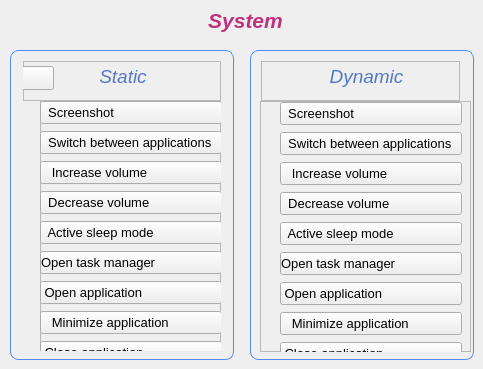
               <widget class="QWidget" name="Application_Gestures_Page3">
                <property name="styleSheet">
                 <string notr="true"/>
                </property>
                <widget class="QWidget" name="Applications_Page3_Left_Widget" native="true">
                 <property name="geometry">
                  <rect>
                   <x>10</x>
                   <y>50</y>
                   <width>224</width>
                   <height>310</height>
                  </rect>
                 </property>
                 <property name="styleSheet">
                  <string notr="true">#Applications_Page3_Left_Widget
{

border: 1px solid #568AF2;
    border-radius: 8px; 
}</string>
                 </property>
                 <widget class="QFrame" name="frame_15">
                  <property name="geometry">
                   <rect>
                    <x>13</x>
                    <y>11</y>
                    <width>198</width>
                    <height>40</height>
                   </rect>
                  </property>
                  <property name="maximumSize">
                   <size>
                    <width>16777215</width>
                    <height>40</height>
                   </size>
                  </property>
                  <property name="styleSheet">
                   <string notr="true"/>
                  </property>
                  <property name="frameShape">
                   <enum>QFrame::StyledPanel</enum>
                  </property>
                  <property name="frameShadow">
                   <enum>QFrame::Raised</enum>
                  </property>
                  <widget class="QLabel" name="label_15">
                   <property name="geometry">
                    <rect>
                     <x>40</x>
                     <y>0</y>
                     <width>120</width>
                     <height>31</height>
                    </rect>
                   </property>
                   <property name="font">
                    <font>
                     <pointsize>14</pointsize>
                     <italic>true</italic>
                     <bold>false</bold>
                    </font>
                   </property>
                   <property name="styleSheet">
                    <string notr="true">color:#5479C4;</string>
                   </property>
                   <property name="text">
                    <string>Static</string>
                   </property>
                   <property name="alignment">
                    <set>Qt::AlignCenter</set>
                   </property>
                  </widget>
                  <widget class="QPushButton" name="BackButton3">
                   <property name="geometry">
                    <rect>
                     <x>-10</x>
                     <y>5</y>
                     <width>41</width>
                     <height>24</height>
                    </rect>
                   </property>
                   <property name="text">
                    <string/>
                   </property>
                   <property name="icon">
                    <iconset resource="Resources.qrc">
                     <normaloff>:/icons/Icons2/arrow-left.svg</normaloff>:/icons/Icons2/arrow-left.svg</iconset>
                   </property>
                   <property name="checkable">
                    <bool>true</bool>
                   </property>
                  </widget>
                 </widget>
                 <widget class="QFrame" name="frame_16">
                  <property name="geometry">
                   <rect>
                    <x>30</x>
                    <y>50</y>
                    <width>181</width>
                    <height>251</height>
                   </rect>
                  </property>
                  <property name="styleSheet">
                   <string notr="true">text-align:left;

</string>
                  </property>
                  <property name="frameShape">
                   <enum>QFrame::StyledPanel</enum>
                  </property>
                  <property name="frameShadow">
                   <enum>QFrame::Raised</enum>
                  </property>
                  <widget class="QWidget" name="layoutWidget">
                   <property name="geometry">
                    <rect>
                     <x>0</x>
                     <y>0</y>
                     <width>182</width>
                     <height>270</height>
                    </rect>
                   </property>
                   <layout class="QVBoxLayout" name="verticalLayout_8">
                    <item>
                     <widget class="QPushButton" name="pushButton_33">
                      <property name="sizePolicy">
                       <sizepolicy hsizetype="Minimum" vsizetype="Fixed">
                        <horstretch>1</horstretch>
                        <verstretch>0</verstretch>
                       </sizepolicy>
                      </property>
                      <property name="minimumSize">
                       <size>
                        <width>180</width>
                        <height>0</height>
                       </size>
                      </property>
                      <property name="font">
                       <font>
                        <pointsize>10</pointsize>
                       </font>
                      </property>
                      <property name="text">
                       <string>  Screenshot</string>
                      </property>
                      <property name="icon">
                       <iconset resource="Resources.qrc">
                        <normaloff>:/Gestures/Icons2/10 hand gestures editted/5.1.png</normaloff>:/Gestures/Icons2/10 hand gestures editted/5.1.png</iconset>
                      </property>
                      <property name="iconSize">
                       <size>
                        <width>25</width>
                        <height>25</height>
                       </size>
                      </property>
                     </widget>
                    </item>
                    <item>
                     <widget class="QPushButton" name="pushButton_34">
                      <property name="minimumSize">
                       <size>
                        <width>180</width>
                        <height>0</height>
                       </size>
                      </property>
                      <property name="font">
                       <font>
                        <pointsize>10</pointsize>
                       </font>
                      </property>
                      <property name="text">
                       <string>  Switch between applications</string>
                      </property>
                      <property name="icon">
                       <iconset resource="Resources.qrc">
                        <normaloff>:/Gestures/Icons2/10 hand gestures editted/3.png</normaloff>:/Gestures/Icons2/10 hand gestures editted/3.png</iconset>
                      </property>
                      <property name="iconSize">
                       <size>
                        <width>20</width>
                        <height>20</height>
                       </size>
                      </property>
                     </widget>
                    </item>
                    <item>
                     <widget class="QPushButton" name="pushButton_35">
                      <property name="minimumSize">
                       <size>
                        <width>180</width>
                        <height>0</height>
                       </size>
                      </property>
                      <property name="font">
                       <font>
                        <pointsize>10</pointsize>
                       </font>
                      </property>
                      <property name="text">
                       <string>   Increase volume</string>
                      </property>
                      <property name="icon">
                       <iconset resource="Resources.qrc">
                        <normaloff>:/Gestures/Icons2/10 hand gestures editted/4.png</normaloff>:/Gestures/Icons2/10 hand gestures editted/4.png</iconset>
                      </property>
                      <property name="iconSize">
                       <size>
                        <width>25</width>
                        <height>25</height>
                       </size>
                      </property>
                     </widget>
                    </item>
                    <item>
                     <widget class="QPushButton" name="pushButton_36">
                      <property name="minimumSize">
                       <size>
                        <width>180</width>
                        <height>0</height>
                       </size>
                      </property>
                      <property name="font">
                       <font>
                        <pointsize>10</pointsize>
                       </font>
                      </property>
                      <property name="text">
                       <string>  Decrease volume</string>
                      </property>
                      <property name="icon">
                       <iconset resource="Resources.qrc">
                        <normaloff>:/Gestures/Icons2/10 hand gestures editted/0.png</normaloff>:/Gestures/Icons2/10 hand gestures editted/0.png</iconset>
                      </property>
                      <property name="iconSize">
                       <size>
                        <width>25</width>
                        <height>25</height>
                       </size>
                      </property>
                     </widget>
                    </item>
                    <item>
                     <widget class="QPushButton" name="pushButton_37">
                      <property name="minimumSize">
                       <size>
                        <width>180</width>
                        <height>0</height>
                       </size>
                      </property>
                      <property name="font">
                       <font>
                        <pointsize>10</pointsize>
                       </font>
                      </property>
                      <property name="text">
                       <string>  Active sleep mode</string>
                      </property>
                      <property name="icon">
                       <iconset resource="Resources.qrc">
                        <normaloff>:/Gestures/Icons2/10 hand gestures editted/2.png</normaloff>:/Gestures/Icons2/10 hand gestures editted/2.png</iconset>
                      </property>
                      <property name="iconSize">
                       <size>
                        <width>25</width>
                        <height>25</height>
                       </size>
                      </property>
                     </widget>
                    </item>
                    <item>
                     <widget class="QPushButton" name="pushButton_38">
                      <property name="minimumSize">
                       <size>
                        <width>180</width>
                        <height>0</height>
                       </size>
                      </property>
                      <property name="font">
                       <font>
                        <pointsize>10</pointsize>
                       </font>
                      </property>
                      <property name="text">
                       <string>Open task manager</string>
                      </property>
                      <property name="icon">
                       <iconset resource="Resources.qrc">
                        <normaloff>:/Gestures/Icons2/10 hand gestures editted/6.png</normaloff>:/Gestures/Icons2/10 hand gestures editted/6.png</iconset>
                      </property>
                      <property name="iconSize">
                       <size>
                        <width>25</width>
                        <height>25</height>
                       </size>
                      </property>
                     </widget>
                    </item>
                    <item>
                     <widget class="QPushButton" name="pushButton_39">
                      <property name="minimumSize">
                       <size>
                        <width>180</width>
                        <height>0</height>
                       </size>
                      </property>
                      <property name="font">
                       <font>
                        <pointsize>10</pointsize>
                       </font>
                      </property>
                      <property name="text">
                       <string> Open application</string>
                      </property>
                      <property name="icon">
                       <iconset resource="Resources.qrc">
                        <normaloff>:/Gestures/Icons2/10 hand gestures editted/7.png</normaloff>:/Gestures/Icons2/10 hand gestures editted/7.png</iconset>
                      </property>
                      <property name="iconSize">
                       <size>
                        <width>25</width>
                        <height>25</height>
                       </size>
                      </property>
                     </widget>
                    </item>
                    <item>
                     <widget class="QPushButton" name="pushButton_44">
                      <property name="minimumSize">
                       <size>
                        <width>180</width>
                        <height>0</height>
                       </size>
                      </property>
                      <property name="font">
                       <font>
                        <pointsize>10</pointsize>
                       </font>
                      </property>
                      <property name="text">
                       <string>   Minimize application</string>
                      </property>
                      <property name="icon">
                       <iconset resource="Resources.qrc">
                        <normaloff>:/Gestures/Icons2/10 hand gestures editted/8.png</normaloff>:/Gestures/Icons2/10 hand gestures editted/8.png</iconset>
                      </property>
                      <property name="iconSize">
                       <size>
                        <width>25</width>
                        <height>25</height>
                       </size>
                      </property>
                     </widget>
                    </item>
                    <item>
                     <widget class="QPushButton" name="pushButton_45">
                      <property name="minimumSize">
                       <size>
                        <width>180</width>
                        <height>0</height>
                       </size>
                      </property>
                      <property name="font">
                       <font>
                        <pointsize>10</pointsize>
                       </font>
                      </property>
                      <property name="text">
                       <string> Close application</string>
                      </property>
                      <property name="icon">
                       <iconset resource="Resources.qrc">
                        <normaloff>:/images/Icons2/10 hand gestures editted/9.png</normaloff>:/images/Icons2/10 hand gestures editted/9.png</iconset>
                      </property>
                      <property name="iconSize">
                       <size>
                        <width>25</width>
                        <height>25</height>
                       </size>
                      </property>
                     </widget>
                    </item>
                   </layout>
                  </widget>
                 </widget>
                </widget>
                <widget class="QWidget" name="Applications_Page3_Right_Widget" native="true">
                 <property name="geometry">
                  <rect>
                   <x>250</x>
                   <y>50</y>
                   <width>224</width>
                   <height>310</height>
                  </rect>
                 </property>
                 <property name="styleSheet">
                  <string notr="true">#Applications_Page3_Right_Widget
{

border: 1px solid #568AF2;
    border-radius: 8px; 
}</string>
                 </property>
                 <widget class="QFrame" name="frame_17">
                  <property name="geometry">
                   <rect>
                    <x>11</x>
                    <y>11</y>
                    <width>199</width>
                    <height>40</height>
                   </rect>
                  </property>
                  <property name="maximumSize">
                   <size>
                    <width>16777215</width>
                    <height>50</height>
                   </size>
                  </property>
                  <property name="styleSheet">
                   <string notr="true"/>
                  </property>
                  <property name="frameShape">
                   <enum>QFrame::StyledPanel</enum>
                  </property>
                  <property name="frameShadow">
                   <enum>QFrame::Raised</enum>
                  </property>
                  <widget class="QLabel" name="label_16">
                   <property name="geometry">
                    <rect>
                     <x>40</x>
                     <y>0</y>
                     <width>131</width>
                     <height>31</height>
                    </rect>
                   </property>
                   <property name="font">
                    <font>
                     <pointsize>14</pointsize>
                     <italic>true</italic>
                     <bold>false</bold>
                    </font>
                   </property>
                   <property name="styleSheet">
                    <string notr="true">color:#5479C4;</string>
                   </property>
                   <property name="text">
                    <string>Dynamic</string>
                   </property>
                   <property name="alignment">
                    <set>Qt::AlignCenter</set>
                   </property>
                  </widget>
                 </widget>
                 <widget class="QFrame" name="frame_18">
                  <property name="geometry">
                   <rect>
                    <x>10</x>
                    <y>51</y>
                    <width>211</width>
                    <height>251</height>
                   </rect>
                  </property>
                  <property name="styleSheet">
                   <string notr="true">
text-align:left;</string>
                  </property>
                  <property name="frameShape">
                   <enum>QFrame::StyledPanel</enum>
                  </property>
                  <property name="frameShadow">
                   <enum>QFrame::Raised</enum>
                  </property>
                  <widget class="QWidget" name="layoutWidget_11">
                   <property name="geometry">
                    <rect>
                     <x>20</x>
                     <y>0</y>
                     <width>182</width>
                     <height>270</height>
                    </rect>
                   </property>
                   <layout class="QVBoxLayout" name="verticalLayout_17">
                    <item>
                     <widget class="QPushButton" name="pushButton_103">
                      <property name="sizePolicy">
                       <sizepolicy hsizetype="Minimum" vsizetype="Fixed">
                        <horstretch>1</horstretch>
                        <verstretch>0</verstretch>
                       </sizepolicy>
                      </property>
                      <property name="minimumSize">
                       <size>
                        <width>180</width>
                        <height>0</height>
                       </size>
                      </property>
                      <property name="font">
                       <font>
                        <pointsize>10</pointsize>
                       </font>
                      </property>
                      <property name="text">
                       <string>  Screenshot</string>
                      </property>
                      <property name="icon">
                       <iconset resource="Resources.qrc">
                        <normaloff>:/Gestures/Icons2/10 hand gestures editted/5.1.png</normaloff>:/Gestures/Icons2/10 hand gestures editted/5.1.png</iconset>
                      </property>
                      <property name="iconSize">
                       <size>
                        <width>25</width>
                        <height>25</height>
                       </size>
                      </property>
                     </widget>
                    </item>
                    <item>
                     <widget class="QPushButton" name="pushButton_104">
                      <property name="minimumSize">
                       <size>
                        <width>180</width>
                        <height>0</height>
                       </size>
                      </property>
                      <property name="font">
                       <font>
                        <pointsize>10</pointsize>
                       </font>
                      </property>
                      <property name="text">
                       <string>  Switch between applications</string>
                      </property>
                      <property name="icon">
                       <iconset resource="Resources.qrc">
                        <normaloff>:/Gestures/Icons2/10 hand gestures editted/3.png</normaloff>:/Gestures/Icons2/10 hand gestures editted/3.png</iconset>
                      </property>
                      <property name="iconSize">
                       <size>
                        <width>20</width>
                        <height>20</height>
                       </size>
                      </property>
                     </widget>
                    </item>
                    <item>
                     <widget class="QPushButton" name="pushButton_105">
                      <property name="minimumSize">
                       <size>
                        <width>180</width>
                        <height>0</height>
                       </size>
                      </property>
                      <property name="font">
                       <font>
                        <pointsize>10</pointsize>
                       </font>
                      </property>
                      <property name="text">
                       <string>   Increase volume</string>
                      </property>
                      <property name="icon">
                       <iconset resource="Resources.qrc">
                        <normaloff>:/Gestures/Icons2/10 hand gestures editted/4.png</normaloff>:/Gestures/Icons2/10 hand gestures editted/4.png</iconset>
                      </property>
                      <property name="iconSize">
                       <size>
                        <width>25</width>
                        <height>25</height>
                       </size>
                      </property>
                     </widget>
                    </item>
                    <item>
                     <widget class="QPushButton" name="pushButton_106">
                      <property name="minimumSize">
                       <size>
                        <width>180</width>
                        <height>0</height>
                       </size>
                      </property>
                      <property name="font">
                       <font>
                        <pointsize>10</pointsize>
                       </font>
                      </property>
                      <property name="text">
                       <string>  Decrease volume</string>
                      </property>
                      <property name="icon">
                       <iconset resource="Resources.qrc">
                        <normaloff>:/Gestures/Icons2/10 hand gestures editted/0.png</normaloff>:/Gestures/Icons2/10 hand gestures editted/0.png</iconset>
                      </property>
                      <property name="iconSize">
                       <size>
                        <width>25</width>
                        <height>25</height>
                       </size>
                      </property>
                     </widget>
                    </item>
                    <item>
                     <widget class="QPushButton" name="pushButton_107">
                      <property name="minimumSize">
                       <size>
                        <width>180</width>
                        <height>0</height>
                       </size>
                      </property>
                      <property name="font">
                       <font>
                        <pointsize>10</pointsize>
                       </font>
                      </property>
                      <property name="text">
                       <string>  Active sleep mode</string>
                      </property>
                      <property name="icon">
                       <iconset resource="Resources.qrc">
                        <normaloff>:/Gestures/Icons2/10 hand gestures editted/2.png</normaloff>:/Gestures/Icons2/10 hand gestures editted/2.png</iconset>
                      </property>
                      <property name="iconSize">
                       <size>
                        <width>25</width>
                        <height>25</height>
                       </size>
                      </property>
                     </widget>
                    </item>
                    <item>
                     <widget class="QPushButton" name="pushButton_108">
                      <property name="minimumSize">
                       <size>
                        <width>180</width>
                        <height>0</height>
                       </size>
                      </property>
                      <property name="font">
                       <font>
                        <pointsize>10</pointsize>
                       </font>
                      </property>
                      <property name="text">
                       <string>Open task manager</string>
                      </property>
                      <property name="icon">
                       <iconset resource="Resources.qrc">
                        <normaloff>:/Gestures/Icons2/10 hand gestures editted/6.png</normaloff>:/Gestures/Icons2/10 hand gestures editted/6.png</iconset>
                      </property>
                      <property name="iconSize">
                       <size>
                        <width>25</width>
                        <height>25</height>
                       </size>
                      </property>
                     </widget>
                    </item>
                    <item>
                     <widget class="QPushButton" name="pushButton_109">
                      <property name="minimumSize">
                       <size>
                        <width>180</width>
                        <height>0</height>
                       </size>
                      </property>
                      <property name="font">
                       <font>
                        <pointsize>10</pointsize>
                       </font>
                      </property>
                      <property name="text">
                       <string> Open application</string>
                      </property>
                      <property name="icon">
                       <iconset resource="Resources.qrc">
                        <normaloff>:/Gestures/Icons2/10 hand gestures editted/7.png</normaloff>:/Gestures/Icons2/10 hand gestures editted/7.png</iconset>
                      </property>
                      <property name="iconSize">
                       <size>
                        <width>25</width>
                        <height>25</height>
                       </size>
                      </property>
                     </widget>
                    </item>
                    <item>
                     <widget class="QPushButton" name="pushButton_110">
                      <property name="minimumSize">
                       <size>
                        <width>180</width>
                        <height>0</height>
                       </size>
                      </property>
                      <property name="font">
                       <font>
                        <pointsize>10</pointsize>
                       </font>
                      </property>
                      <property name="text">
                       <string>   Minimize application</string>
                      </property>
                      <property name="icon">
                       <iconset resource="Resources.qrc">
                        <normaloff>:/Gestures/Icons2/10 hand gestures editted/8.png</normaloff>:/Gestures/Icons2/10 hand gestures editted/8.png</iconset>
                      </property>
                      <property name="iconSize">
                       <size>
                        <width>25</width>
                        <height>25</height>
                       </size>
                      </property>
                     </widget>
                    </item>
                    <item>
                     <widget class="QPushButton" name="pushButton_111">
                      <property name="minimumSize">
                       <size>
                        <width>180</width>
                        <height>0</height>
                       </size>
                      </property>
                      <property name="font">
                       <font>
                        <pointsize>10</pointsize>
                       </font>
                      </property>
                      <property name="text">
                       <string> Close application</string>
                      </property>
                      <property name="icon">
                       <iconset resource="Resources.qrc">
                        <normaloff>:/images/Icons2/10 hand gestures editted/9.png</normaloff>:/images/Icons2/10 hand gestures editted/9.png</iconset>
                      </property>
                      <property name="iconSize">
                       <size>
                        <width>25</width>
                        <height>25</height>
                       </size>
                      </property>
                     </widget>
                    </item>
                   </layout>
                  </widget>
                 </widget>
                </widget>
                <widget class="QLabel" name="label_39">
                 <property name="geometry">
                  <rect>
                   <x>20</x>
                   <y>0</y>
                   <width>451</width>
                   <height>41</height>
                  </rect>
                 </property>
                 <property name="font">
                  <font>
                   <pointsize>16</pointsize>
                   <italic>true</italic>
                   <bold>true</bold>
                  </font>
                 </property>
                 <property name="styleSheet">
                  <string notr="true">color:rgb(190, 50, 125);</string>
                 </property>
                 <property name="text">
                  <string>System</string>
                 </property>
                 <property name="alignment">
                  <set>Qt::AlignCenter</set>
                 </property>
                </widget>
               </widget>
